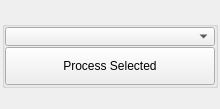
<?xml version="1.0" encoding="UTF-8"?>
<ui version="4.0">
 <class>QtUi</class>
 <widget class="QMainWindow" name="QtUi">
  <property name="geometry">
   <rect>
    <x>0</x>
    <y>0</y>
    <width>220</width>
    <height>108</height>
   </rect>
  </property>
  <property name="tabShape">
   <enum>QTabWidget::Triangular</enum>
  </property>
  <property name="dockNestingEnabled">
   <bool>true</bool>
  </property>
  <property name="dockOptions">
   <set>QMainWindow::AllowNestedDocks|QMainWindow::AllowTabbedDocks|QMainWindow::AnimatedDocks|QMainWindow::ForceTabbedDocks</set>
  </property>
  <widget class="QWidget" name="central_widget">
   <property name="minimumSize">
    <size>
     <width>220</width>
     <height>0</height>
    </size>
   </property>
   <layout class="QVBoxLayout" name="verticalLayout_2">
    <property name="spacing">
     <number>2</number>
    </property>
    <property name="leftMargin">
     <number>2</number>
    </property>
    <property name="topMargin">
     <number>2</number>
    </property>
    <property name="rightMargin">
     <number>2</number>
    </property>
    <property name="bottomMargin">
     <number>2</number>
    </property>
    <item>
     <layout class="QVBoxLayout" name="verticalLayout">
      <property name="spacing">
       <number>0</number>
      </property>
      <item>
       <widget class="Header" name="header" native="true">
        <property name="minimumSize">
         <size>
          <width>0</width>
          <height>19</height>
         </size>
        </property>
        <property name="maximumSize">
         <size>
          <width>16777215</width>
          <height>19</height>
         </size>
        </property>
        <property name="font">
         <font>
          <weight>75</weight>
          <bold>true</bold>
         </font>
        </property>
        <property name="text" stdset="0">
         <string>RIZOM BRIDGE</string>
        </property>
       </widget>
      </item>
      <item>
       <widget class="QGroupBox" name="grp_process">
        <property name="title">
         <string/>
        </property>
        <layout class="QVBoxLayout" name="verticalLayout_3">
         <property name="spacing">
          <number>1</number>
         </property>
         <property name="leftMargin">
          <number>0</number>
         </property>
         <property name="topMargin">
          <number>0</number>
         </property>
         <property name="rightMargin">
          <number>0</number>
         </property>
         <property name="bottomMargin">
          <number>0</number>
         </property>
         <item>
          <widget class="ComboBox" name="cmb000">
           <property name="minimumSize">
            <size>
             <width>0</width>
             <height>19</height>
            </size>
           </property>
           <property name="maximumSize">
            <size>
             <width>16777215</width>
             <height>19</height>
            </size>
           </property>
           <property name="toolTip">
            <string>Select a Lua preset script bundled with mayatk's RizomUV bridge.</string>
           </property>
           <property name="maxVisibleItems">
            <number>40</number>
           </property>
           <property name="maxCount">
            <number>500</number>
           </property>
           <property name="sizeAdjustPolicy">
            <enum>QComboBox::AdjustToContents</enum>
           </property>
           <property name="frame">
            <bool>true</bool>
           </property>
          </widget>
         </item>
         <item>
          <widget class="PushButton" name="b000">
           <property name="minimumSize">
            <size>
             <width>0</width>
             <height>38</height>
            </size>
           </property>
           <property name="maximumSize">
            <size>
             <width>16777215</width>
             <height>38</height>
            </size>
           </property>
           <property name="toolTip">
            <string>Send the selected transform(s) through RizomUV using the chosen script, then transfer the resulting UVs back.</string>
           </property>
           <property name="text">
            <string>Process Selected</string>
           </property>
          </widget>
         </item>
        </layout>
       </widget>
      </item>
      <item>
       <spacer name="verticalSpacer">
        <property name="orientation">
         <enum>Qt::Vertical</enum>
        </property>
        <property name="sizeHint" stdset="0">
         <size>
          <width>0</width>
          <height>10</height>
         </size>
        </property>
       </spacer>
      </item>
      <item>
       <widget class="Footer" name="footer" native="true">
        <property name="minimumSize">
         <size>
          <width>0</width>
          <height>19</height>
         </size>
        </property>
        <property name="maximumSize">
         <size>
          <width>16777215</width>
          <height>19</height>
         </size>
        </property>
       </widget>
      </item>
     </layout>
    </item>
   </layout>
  </widget>
 </widget>
 <customwidgets>
  <customwidget>
   <class>Footer</class>
   <extends>QWidget</extends>
   <header>uitk.widgets.footer</header>
  </customwidget>
  <customwidget>
   <class>Header</class>
   <extends>QWidget</extends>
   <header>uitk.widgets.header</header>
  </customwidget>
  <customwidget>
   <class>ComboBox</class>
   <extends>QComboBox</extends>
   <header>uitk.widgets.comboBox.ComboBox.h</header>
  </customwidget>
  <customwidget>
   <class>PushButton</class>
   <extends>QPushButton</extends>
   <header>widgets.pushbutton.h</header>
  </customwidget>
 </customwidgets>
 <resources/>
 <connections/>
</ui>
